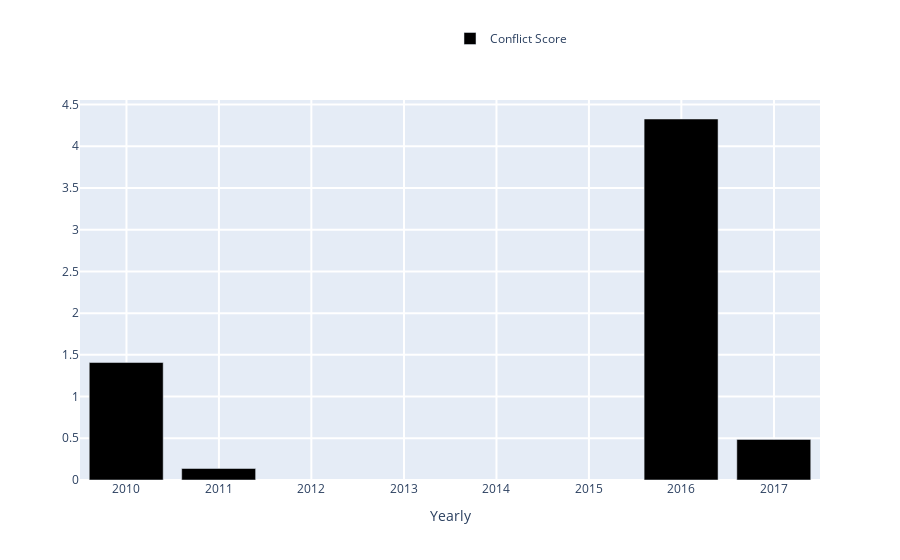

The notebook cell this image was saved under:
### Markdown cell above
<span style="color: #626262"> Try yourself! This is what will happen when you click 'Show Page Conflict' button: </span>

### Code cell
### ----------------------------------------------------------------------------------- ###
### TRY YOURSELF! THIS IS WHAT WILL HAPPEN WHEN YOU CLICK 'Show Page Conflict' BUTTON   ###
### ----------------------------------------------------------------------------------- ###

## This is the page you used ##
print('The page that is being used:', the_page['title'], f'({abbreviation(languageSelection.value).upper()})')

## Continue to use our data from A.2; calculate the Conflict Score definded as above ##
conflict_sc = total_actions.conflict.sum() / total_actions.elegibles.sum()
print('Page conflict score is:', conflict_sc)

## visualization, core visual code lies in ConflictsListener, then the interact function    ##
## make it interactive, mode details see:                                                   ##
## https://github.com/gesiscss/wikiwho_demo/blob/master/visualization/conflicts_listener.py ##

# First check whether the page conflict score is zero
if conflict_sc != 0:
    # Define a ConflictsListener instance
    conflicts_listener = ConflictsListener(total_actions)

    # Set parameters
    begin_date = total_actions['year_month'].iloc[0]
    end_date = total_actions['year_month'].iloc[-1]
    frequency = 'Yearly' # 'Monthly'
    
    # The metrics we need:
    # ['Total', 'Total_surv_48h', 'Total_persistent', 'Total_stopword_count',
    #  'Total Elegible Actions', 'Number of Conflicts', 'Number of Revisions',
    #  'Conflict Score', 'Absolute Conflict Score', 'Conflict Ratio', ('None')]
    # Note: only 'red_line' has 'None' option.
    black_line = 'Conflict Score'
    red_line = 'None'
    
    conflicts_listener.listen(
        _range1 = begin_date,
        _range2 = end_date,
        granularity = frequency,
        black = black_line,
        red = red_line
    )

### Figure 1 — Plotly figure (JSON) as saved in the notebook; plotly's stock layout.template omitted (floating-point values rounded to 4 significant figures)
{"data": [{"marker": {"color": "rgba(0, 0, 0, 1)"}, "name": "Conflict Score", "type": "bar", "x": ["2009-12-31T00:00:00", "2010-12-31T00:00:00", "2015-12-31T00:00:00", "2016-12-31T00:00:00"], "y": [1.408, 0.1379, 4.327, 0.4869]}], "layout": {"barmode": "group", "hovermode": "closest", "legend": {"x": 0.5, "y": 1.2}, "showlegend": true, "xaxis": {"gridwidth": 2, "ticklen": 5, "title": {"text": "Yearly"}, "zeroline": true}, "yaxis": {"gridwidth": 2, "ticklen": 5}}}
